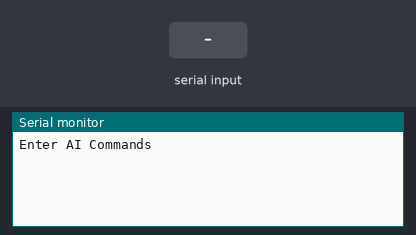
The sketch below on a simulated Arduino Uno, built with avr-gcc and run on an emulated ATmega328P. Shown: the last lines printed to the serial monitor. The inputs (shaded band) are chosen by the test bench.

Above: at 1.2 s.
1.3 s: "1" received over the second serial link
At 1.8 s:
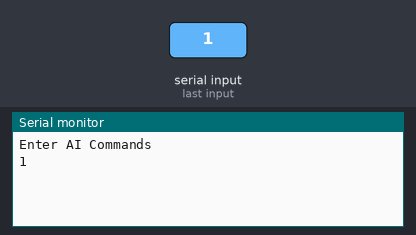
2.8 s: "0" received over the second serial link
At 4.1 s:
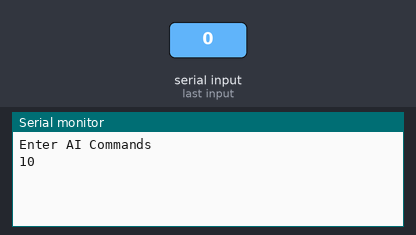

The sketch:

BT_name_pin_setup.ino
```cpp
#include<SoftwareSerial.h>
SoftwareSerial BTCom(10,11);

// AT+PSWD shows us the BT module Pin
// AT+PSWD = 1234 sets the pin to '1234'

// AT+NAME shows us the name of the BT module
// AT+NAME = GG_01 sets name to 'GG_01'

// Pins used:
//VCC(BT) => 5V (on board)
//GND(BT) => GND (on board)
//RXD(BT) => D10 (on board)
//TXD(BT) => D11 (on board)
//EN(BT) => 5V (on board)

void setup() {
  // put your setup code here, to run once:
  Serial.begin(38400);
  BTCom.begin(38400);
  Serial.println("Enter AI Commands");
}

void loop() {
  // put your main code here, to run repeatedly:
  if(BTCom.available())
  {
    Serial.write((BTCom.read()));
  }
  if(Serial.available())
  {
    BTCom.write((Serial.read()));
  }
}
```

Measured:
- after the input at 1.3 s, the serial monitor: prints a new line at once (image 1)
- after the input at 2.8 s, the serial monitor: prints a new line at once (image 2)
